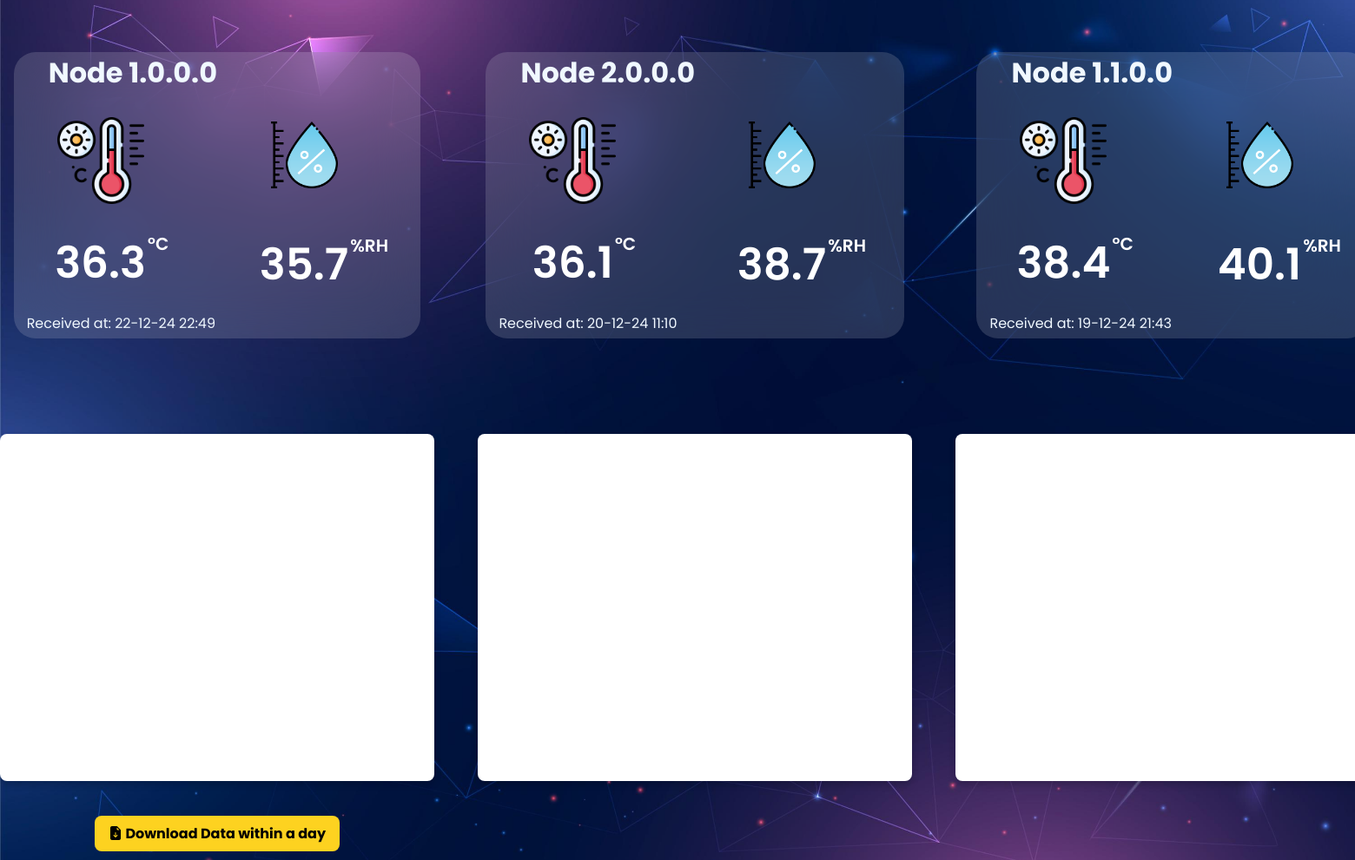
Before: /espdata/display-data/ with the older database file.
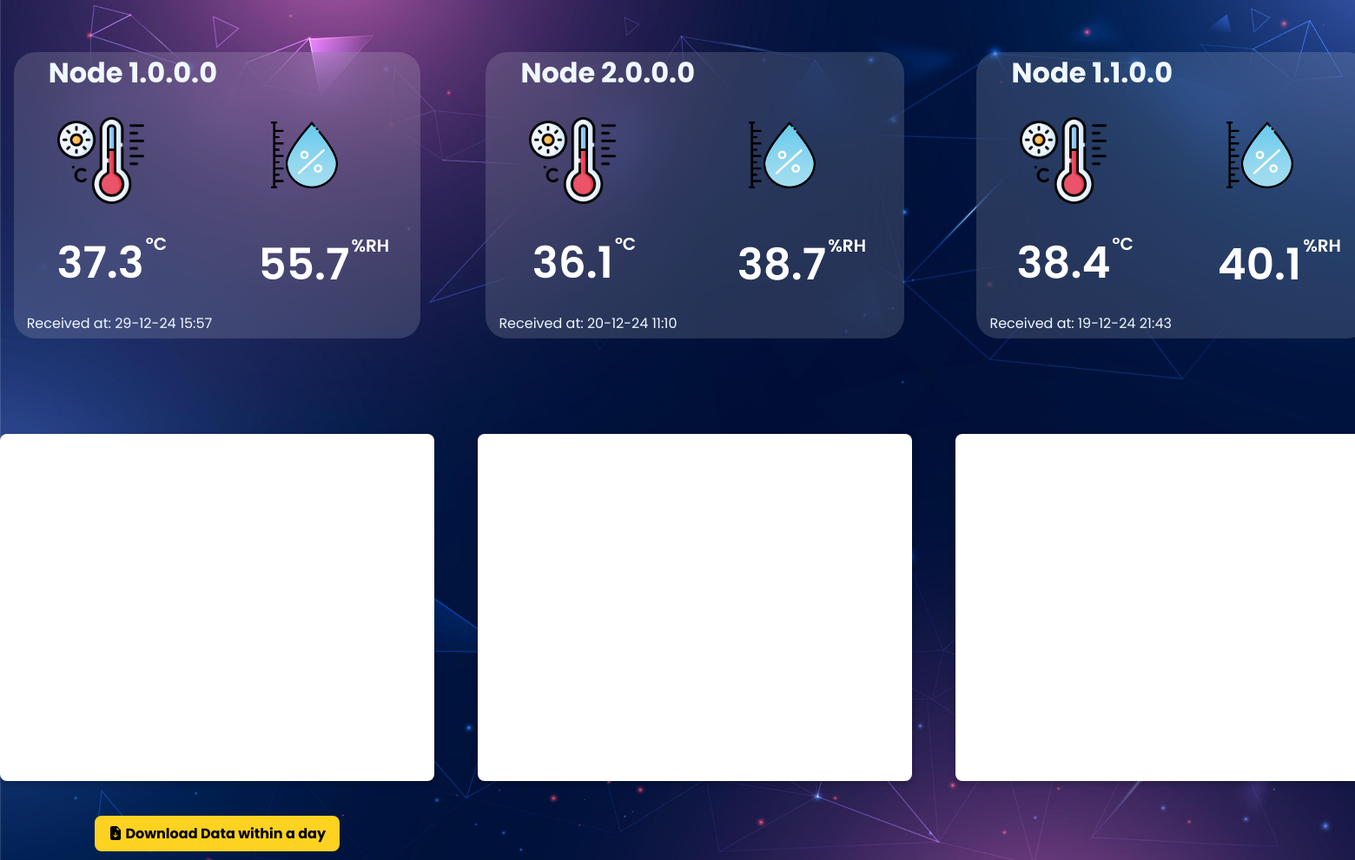
After: the same page with the newer database file.
### espdata/models.py (models this page shows, shortened)
class SensorData(models.Model):
    node = models.IntegerField(default=1)
    temperature = models.FloatField()
    humidity = models.FloatField()
    timestamp = models.DateTimeField(default=timezone.now)

### espdata/views.py (the view, shortened to what this page needs)
# urls.py: path('display-data/', views.display_data, name='display_data'),
def display_data(request):
    node_1_data = SensorData.objects.filter(node=1).last()  # Lấy dữ liệu mới nhất của node 1
    node_1_data.timestamp = localtime(node_1_data.timestamp)
    node_2_data = SensorData.objects.filter(node=2).last()  # Lấy dữ liệu mới nhất của node 2
    node_2_data.timestamp = localtime(node_2_data.timestamp)
    node_3_data = SensorData.objects.filter(node=3).last()  # Lấy dữ liệu mới nhất của node 3
    node_3_data.timestamp = localtime(node_3_data.timestamp)
    now = datetime.now()
    start_date = now - timedelta(days=1)
    sensor_data_dict={}
    chart_data_dict={}
    for i in range(1,4):
        sensor_data_dict[f"sensor_data_{i}"] = SensorData.objects.filter(
        timestamp__range=(start_date, now),
        node=i
        ).order_by('timestamp') # sắp xếp dữ liệu theo thứ tự thời gian
        chart_data_dict[f"chart_data_node_{i}"]=[]
    chart_data_node_1 = chart_data_dict["chart_data_node_1"]
    chart_data_node_2 = chart_data_dict["chart_data_node_2"]
    chart_data_node_3 = chart_data_dict["chart_data_node_3"]
    return render(request, 'espdata/display_data.html', {
        'node_1_data': node_1_data,
        'node_2_data': node_2_data,
        'node_3_data': node_3_data,
        'chart_data_node_1': chart_data_node_1,
        'chart_data_node_2': chart_data_node_2,
        'chart_data_node_3': chart_data_node_3,
    })

### espdata/templates/espdata/display_data.html (shortened to what this page needs)
<!DOCTYPE html>
<html lang="vi">
<head>
    <link href='https://unpkg.com/boxicons@2.1.4/css/boxicons.min.css' rel='stylesheet'>
    {% load static %}
    <link rel="stylesheet" href="{% static 'espdata/style2.css' %}">
    <link href="https://cdn.jsdelivr.net/npm/bootstrap-icons/font/bootstrap-icons.css" rel="stylesheet">
</head>
<body>
    {% if node_1_data %}
    <div class="container">
        <h1> Node 1.0.0.0 </h1>
        <div class="temperature_box">
            <img src="{% static 'espdata/temperature_icon.png' %}" alt="Temperature Icon">
            <p class="temperature1">{{ node_1_data.temperature }}<span>°C</span></p>
        </div>
        <div class="humidity_box">
            <img src="{% static 'espdata/humidity_icon.png' %}" alt="Humidity Icon">
            <p class="humidity1">{{ node_1_data.humidity }}<span>%RH</span></p>
        </div>
        <div class="timestamp_box">
            <p class="timestamp1">Received at: {{ node_1_data.timestamp|date:"d-m-y H:i" }}</p>
        </div>
    </div>
    {% endif %}
    {% if node_2_data %}
    <div class="container">
        <h1> Node 2.0.0.0 </h1>
        <div class="temperature_box">
            <img src="{% static 'espdata/temperature_icon.png' %}" alt="Temperature Icon">
            <p class="temperature2">{{ node_2_data.temperature }}<span>°C</span></p>
        </div>
        <div class="humidity_box">
            <img src="{% static 'espdata/humidity_icon.png' %}" alt="Humidity Icon">
            <p class="humidity2">{{ node_2_data.humidity }}<span>%RH</span></p>
        </div>
        <div class="timestamp_box">
            <p class="timestamp2">Received at: {{ node_2_data.timestamp|date:"d-m-y H:i" }}</p>
        </div>
    </div>
    {% endif %}
    {% if node_3_data %}
    <div class="container">
        <h1> Node 1.1.0.0 </h1>
        <div class="temperature_box">
            <img src="{% static 'espdata/temperature_icon.png' %}" alt="Temperature Icon">
            <p class="temperature3">{{ node_3_data.temperature }}<span>°C</span></p>
        </div>
        <div class="humidity_box">
            <img src="{% static 'espdata/humidity_icon.png' %}" alt="Humidity Icon">
            <p class="humidity3">{{ node_3_data.humidity }}<span>%RH</span></p>
        </div>
        <div class="timestamp_box">
            <p class="timestamp3">Received at: {{ node_3_data.timestamp|date:"d-m-y H:i" }}</p>
        </div>
    </div>
    {% endif %}
    <div class="chart_container" id="chart1">
    </div>
    <div class="chart_container" id="chart2">
    </div>
    <div class="chart_container" id="chart3">
    </div>
    <button type="button" class="button" data-download="file" data-url="{% url 'daily_report' %}">
        <i class="bi bi-file-earmark-arrow-down-fill"></i>
        Download Data within a day
    </button>
</body>
</html>

### espdata/static/espdata/style2.css (style rules this page uses)
* { margin: 0; padding: 0; box-sizing: border-box; font-family: "Poppins", sans-serif; }
body { display: grid; grid-template-columns: repeat(3, 1fr); grid-template-rows: 450px auto; grid-gap: 50px; justify-items: center; align-items: center; min-height: 100vh; background-image: url('bg2.jpg'); background-size: cover; background-repeat: no-repeat; background-position: center; background-attachment: fixed; flex-direction: column; }
.container { display: grid; grid-template-columns: repeat(2, 1fr); grid-template-rows: 50px 250px 30px; backdrop-filter: blur(30px); background: rgba(255, 255, 255, 0.15); border-radius: 25px; }
h1 { color:aliceblue; margin-left: 40px; }
.temperature_box { position: relative; width: 200px; height: 250px; padding: 0px; text-align: center; color: rgb(255, 255, 255); font-size: 50px; font-weight: 600; grid-column:1; grid-row: 2; }
.temperature_box span { position: absolute; font-size: 20px; margin-left: 2px; }
.temperature_box img { width: 50%; margin: 25px 0 10px 0; }
.humidity_box { text-align: center; color:rgb(255, 255, 255); font-size: 50px; font-weight: 600; position: relative; padding: 30px; width: 200px; height: 250px; grid-column: 2; grid-row: 2; }
.humidity_box span { position: absolute; font-size: 20px; margin-left: 2px; }
.humidity_box img { width: 55%; }
.humidity_box p { margin: 30px 0 0 0; }
.timestamp_box { grid-column: 1/3; grid-row: 3; margin: 0 0 25px 15px; }
.timestamp_box p { color: aliceblue; }
.chart_container { width: 500px; height: 400px; background-color: #ffffff; border-radius: 8px !important; overflow: hidden !important; box-shadow: 0 4px 8px rgba(0, 0, 0, 0.2); position: relative; }

### espdata/templates/espdata/display_data.html (style rules this page uses)
.button { margin: -10px 10px 10px 10px; background-color: #FDD220; color: black; font-weight: bolder; font-size: 1rem; border-radius: 8px; padding: 0.5rem 1rem; border: none; outline: none; cursor: pointer; }

Changed rows visible on the page:
no longer on this page (row unchanged): SensorData: temperature "36.3", humidity "35.7", timestamp "22-12-24 22:49"
added SensorData: temperature "37.3", humidity "55.7", timestamp "29-12-24 15:57"
